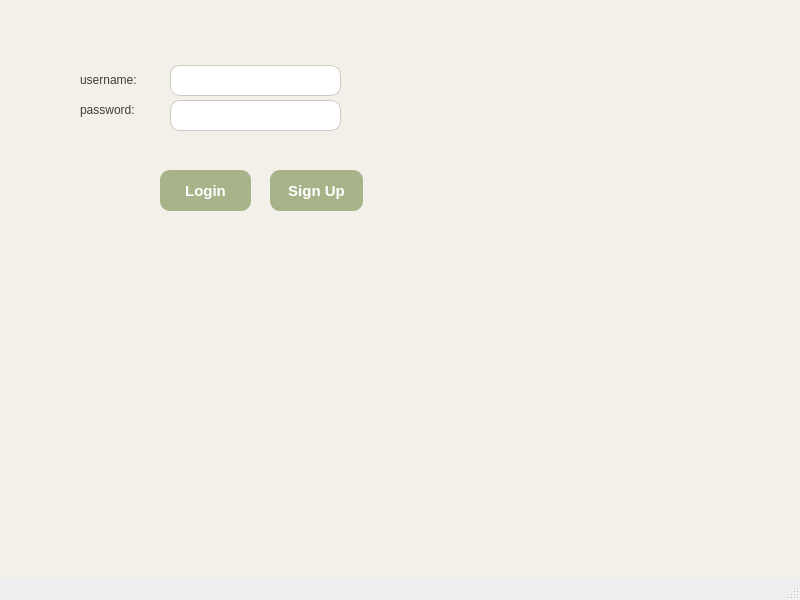
<?xml version="1.0" encoding="UTF-8"?>
<ui version="4.0">
 <class>loginwindow</class>
 <widget class="QMainWindow" name="loginwindow">
  <property name="geometry">
   <rect>
    <x>0</x>
    <y>0</y>
    <width>800</width>
    <height>600</height>
   </rect>
  </property>
  <property name="windowTitle">
   <string>loginwindow</string>
  </property>
  <widget class="QWidget" name="centralwidget">
   <property name="styleSheet">
    <string notr="true">/* Background */
QWidget {
    background-color: #f3f0ea;   /* soft cream */
    font-family: 'Inter';
    color: #3f3d38;              /* soft dark gray */
}

/* Login Card (Optional, create QWidget and set objectName to LoginCard) */
#LoginCard {
    background-color: #ffffff;
    border-radius: 18px;
    border: 1px solid #e8e2d9;
    padding: 25px;
}

/* Input Fields */
QLineEdit {
    background-color: #ffffff;
    padding: 10px;
    border-radius: 10px;
    border: 1px solid #cfc9c2;   /* subtle warm gray */
    font-size: 14px;
}

QLineEdit:focus {
    border: 1px solid #9d8f7e;   /* earthy brown */
}

/* Login Button */
QPushButton {
    background-color: #a8b389;   /* muted green */
    padding: 12px;
    border-radius: 10px;
    color: #ffffff;
    font-weight: bold;
    font-size: 15px;
}

QPushButton:hover {
    background-color: #94a272;   /* darker natural green */
}

/* Sign Up hyperlink-like label */
QLabel#SignUpLabel {
    color: #7c6f63;
}

QLabel#SignUpLabel:hover {
    color: #948676;
    text-decoration: underline;
}
</string>
   </property>
   <widget class="QLineEdit" name="txtUsername">
    <property name="geometry">
     <rect>
      <x>170</x>
      <y>65</y>
      <width>171</width>
      <height>31</height>
     </rect>
    </property>
   </widget>
   <widget class="QLabel" name="label">
    <property name="geometry">
     <rect>
      <x>80</x>
      <y>70</y>
      <width>71</width>
      <height>20</height>
     </rect>
    </property>
    <property name="styleSheet">
     <string notr="true">
font: 700 9pt &quot;Calibri&quot;;
</string>
    </property>
    <property name="text">
     <string>username:</string>
    </property>
   </widget>
   <widget class="QLineEdit" name="txtPassword">
    <property name="geometry">
     <rect>
      <x>170</x>
      <y>100</y>
      <width>171</width>
      <height>31</height>
     </rect>
    </property>
   </widget>
   <widget class="QLabel" name="label_2">
    <property name="geometry">
     <rect>
      <x>80</x>
      <y>100</y>
      <width>81</width>
      <height>20</height>
     </rect>
    </property>
    <property name="styleSheet">
     <string notr="true">font: 700 9pt &quot;Calibri&quot;;</string>
    </property>
    <property name="text">
     <string>password:</string>
    </property>
   </widget>
   <widget class="QPushButton" name="btnLogin">
    <property name="geometry">
     <rect>
      <x>160</x>
      <y>170</y>
      <width>91</width>
      <height>41</height>
     </rect>
    </property>
    <property name="text">
     <string>Login</string>
    </property>
   </widget>
   <widget class="QPushButton" name="btnSignup">
    <property name="geometry">
     <rect>
      <x>270</x>
      <y>170</y>
      <width>93</width>
      <height>41</height>
     </rect>
    </property>
    <property name="text">
     <string>Sign Up</string>
    </property>
   </widget>
  </widget>
  <widget class="QMenuBar" name="menubar">
   <property name="geometry">
    <rect>
     <x>0</x>
     <y>0</y>
     <width>800</width>
     <height>26</height>
    </rect>
   </property>
  </widget>
  <widget class="QStatusBar" name="statusbar"/>
 </widget>
 <resources/>
 <connections/>
</ui>
